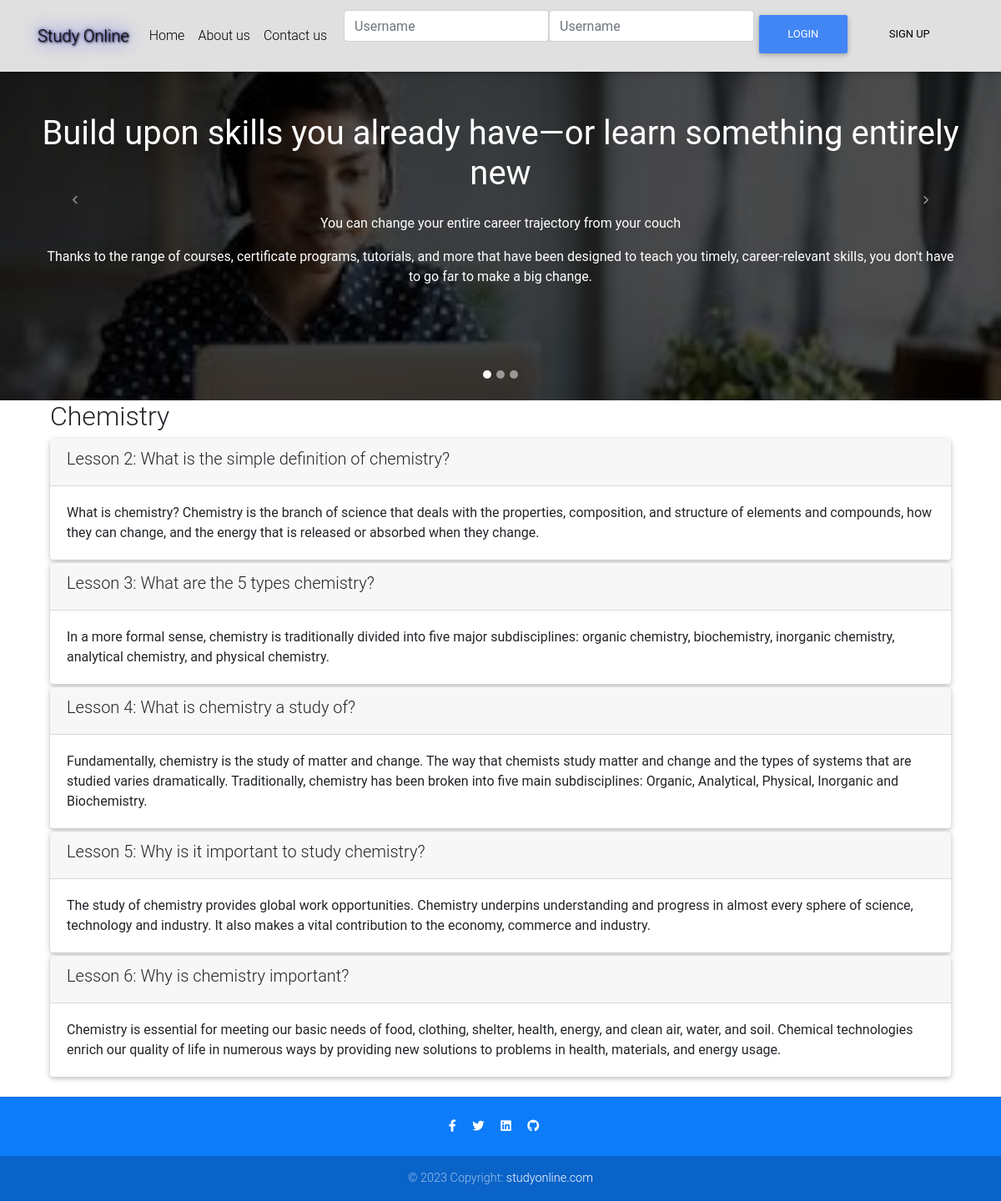
Page /10/ on the committed database.
### studyonline/models.py (models this page shows, shortened)
class Course(models.Model):
    name = models.CharField(null=False, max_length=30, default='online course')
    image = models.ImageField(upload_to='course_images/')
    description = models.CharField(max_length=1000)
    pub_date = models.DateField(null=True)
    instructors = models.ManyToManyField(Instructor)
    users = models.ManyToManyField(settings.AUTH_USER_MODEL, through='Enrollment')
    total_enrollment = models.IntegerField(default=0)
    is_enrolled = False

class Lesson(models.Model):
    title = models.CharField(max_length=200, default="title")
    order = models.IntegerField(default=0)
    course = models.ForeignKey(Course, on_delete=models.CASCADE)
    content = models.TextField()

### studyonline/views.py (the view)
# urls.py: path('<int:pk>/', views.CourseDetailView.as_view(), name='course_details'),
class CourseDetailView(generic.DetailView):
    model = Course
    template_name = 'studyonline/course_detail_bootstrap.html'

### studyonline/templates/studyonline/course_detail_bootstrap.html (shortened to what this page needs)
{% extends 'studyonline/base.html' %}
{% block course_details %}
<div class="container-fluid">
    <h2>{{ course.name }}</h2>
    <div class="card-columns-vertical">
        {% for lesson in course.lesson_set.all %}
            <div class="card mt-1">
                <div class="card-header"><h5>Lesson {{lesson.order|add:1}}: {{lesson.title}}</h5></div>
                <div class="card-body">{{lesson.content}}</div>
            </div>
        {% endfor %}
    </div>
</div>
{% endblock %}

### studyonline/templates/studyonline/base.html (shortened to what this page needs)
{% load static %}
<!DOCTYPE html>
<html lang="en">
<head>
  <link rel="stylesheet" href="https://use.fontawesome.com/releases/v5.11.2/css/all.css">
  <link rel="stylesheet" href="https://maxcdn.bootstrapcdn.com/bootstrap/4.5.2/css/bootstrap.min.css">
  <link href="{% static 'css/bootstrap.min.css' %}" rel="stylesheet">
  <link href="{% static 'css/mdb.min.css' %}" rel="stylesheet">
  <link href="{% static 'css/style.min.css' %}" rel="stylesheet">
  <link href="{% static 'css/main.css' %}" rel="stylesheet" media="screen" type="text/css">
</head>
<body>
  <nav class="navbar fixed-top navbar-expand-lg navbar-light bg-light white scrolling-navbar">
    <div class="container">
      <div class="navbar-header">
        <a class="navbar-brand" href="{% url 'studyonline:index' %}" style="color: light blue;
text-shadow: 1px 1px 2px black, 0 0 25px blue, 0 0 5px darkblue;">Study Online</a>
      </div>
      <div class="collapse navbar-collapse" id="navbarSupportedContent">
        <ul class="navbar-nav mr-auto">
          <li class="nav-item">
            <a class="nav-link waves-effect" href="{% url 'studyonline:index' %}">Home
            </a>
          </li>
          <li class="nav-item">
            <a class="nav-link waves-effect" href="{% url 'studyonline:about' %}">About us</a>
          </li>
          <li class="nav-item">
            <a class="nav-link waves-effect" href="{% url 'studyonline:contact' %}">Contact us</a>
          </li>
        </ul>
        <ul class="nav navbar-nav navbar-right">
          {% if user.is_authenticated %}
          <li>
            <a class="btn btn-link" href="#">{{ user.first_name }} {{ user.username|capfirst }}</a>
            <button><a class="btn btn-link" href="{% url 'studyonline:logout' %}">Logout</a></button>
          </li>
          {% else %}
          <li>
            <form class="form-inline" action="{% url 'studyonline:login' %}" method="post">
              <div class="input-group">
              <div class="form-inline mb-4">
                <input type="text" id="form2Example1" name="username" placeholder="Username" class="form-control" />
              </div>
              <div class="form-inline mb-4">
                <input type="password" name="psw" id="form2Example2" placeholder="Username" class="form-control" />
                <br>
              </div class="form-inline mb-4">
              <span>
                <button class="btn btn-primary" type="submit">Login</button>
                <a class="btn btn-link" href="{% url 'studyonline:registration' %}">Sign Up</a>
              </span>
              </div>
            </form>
          </li>
          {% endif %}
        </ul>
      </div>
    </div>
  </nav>
  {% include 'studyonline/slideshow.html' %}
  <main>
    <div class="container">
            {% block course_details %}
            {% endblock %}
    </div>
  </main>
  <footer style="background-color: #0d7cfa;" class="page-footer text-center font-small mt-4 wow fadeIn">
    <hr class="my-4">
    <div class="pb-4">
      <a href="https://web.facebook.com/OlagbileCode" target="_blank">
        <i class="fab fa-facebook-f mr-3"></i>
      </a>
      <a href="https://twitter.com/Tolujoh_n" target="_blank">
        <i class="fab fa-twitter mr-3"></i>
      </a>
      <a href="https://www.linkedin.com/in/tolu-john-028060241/" target="_blank">
        <i class="fab fa-linkedin mr-3"></i>
      </a>
      <a href="https://github.com/Tolujoh-n" target="_blank">
        <i class="fab fa-github mr-3"></i>
      </a>
    </div>
    <div class="footer-copyright py-3">
      © 2023 Copyright:
      <a href="{% url 'studyonline:index' %}" target="_blank">studyonline.com </a>
    </div>
  </footer>
</body>
</html>

### studyonline/templates/studyonline/slideshow.html (shortened to what this page needs)
  {% load static %}
  <div id="carousel-example-1z" class="carousel slide carousel-fade pt-4" data-ride="carousel">
    <ol class="carousel-indicators">
      <li data-target="#carousel-example-1z" data-slide-to="0" class="active"></li>
      <li data-target="#carousel-example-1z" data-slide-to="1"></li>
      <li data-target="#carousel-example-1z" data-slide-to="2"></li>
    </ol>
    <div class="carousel-inner" role="listbox">
      <div class="carousel-item active">
        <div class="view" style="background-image: url({% static 'img/slide-one.jpg' %}); background-repeat: no-repeat; background-size: cover;">
          <div class="mask rgba-black-strong d-flex justify-content-center align-items-center">
            <div class="text-center white-text mx-5 wow fadeIn">
              <h1 class="mb-4">
                <strong>Build upon skills you already have—or learn something entirely new</strong>
              </h1>
              <p>
                <strong>You can change your entire career trajectory from your couch</strong>
              </p>
              <p class="mb-4 d-none d-md-block">
                <strong>Thanks to the range of courses, certificate programs, tutorials, and more that have been designed to teach you timely, career-relevant skills, you don't have to go far to make a big change.</strong>
              </p>
            </div>
          </div>
        </div>
      </div>
    </div>
    <a class="carousel-control-prev" href="#carousel-example-1z" role="button" data-slide="prev">
      <span class="carousel-control-prev-icon" aria-hidden="true"></span>
    </a>
    <a class="carousel-control-next" href="#carousel-example-1z" role="button" data-slide="next">
      <span class="carousel-control-next-icon" aria-hidden="true"></span>
    </a>
  </div>

### studyonline/static/css/main.css (style rules this page uses)
html, body, .view { height: 100%; }
.carousel { height: 50%; }
.carousel .carousel-inner { height: 100%; }
.carousel .carousel-inner .carousel-item, .carousel .carousel-inner .active { height: 100%; }
.page-footer { background-color: #0d7cfa; }

### studyonline/templates/studyonline/base.html (style rules this page uses)
html, body, header, .carousel { height: 60vh; }

### rows in the picture
Course: name "Chemistry"
Lesson: order|add "2", title "What is the simple definition of chemistry?", content "What is chemistry? Chemistry is the branch of science that deals with the properties, composition, and structure of elements and compounds, how they can change, and the energy that is released or absorbed when they change."
Lesson: order|add "3", title "What are the 5 types chemistry?", content "In a more formal sense, chemistry is traditionally divided into five major subdisciplines: organic chemistry, biochemistry, inorganic chemistry, analytical chemistry, and physical chemistry."
Lesson: order|add "4", title "What is chemistry a study of?", content "Fundamentally, chemistry is the study of matter and change. The way that chemists study matter and change and the types of systems that are studied varies dramatically. Traditionally, chemistry has been broken into five main subdisciplines: Organic, Analytical, Physical, Inorganic and Biochemistry."
Lesson: order|add "5", title "Why is it important to study chemistry?", content "The study of chemistry provides global work opportunities. Chemistry underpins understanding and progress in almost every sphere of science, technology and industry. It also makes a vital contribution to the economy, commerce and industry."
Lesson: order|add "6", title "Why is chemistry important?", content "Chemistry is essential for meeting our basic needs of food, clothing, shelter, health, energy, and clean air, water, and soil. Chemical technologies enrich our quality of life in numerous ways by providing new solutions to problems in health, materials, and energy usage."
